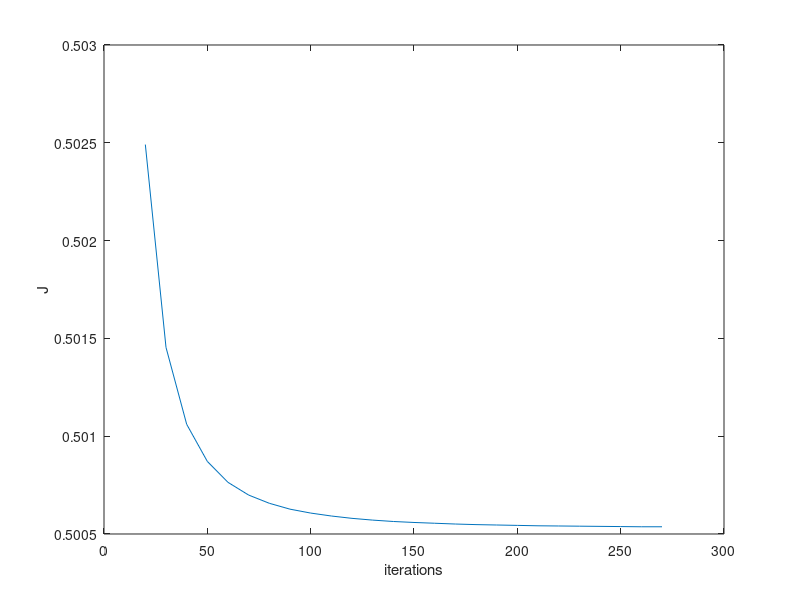

Here is the MATLAB script that generated this plot:
clc
clear all

%%
A = csvread('error.csv');
plot(A([1:end],1),A([1:end],2))
xlabel('iterations')
ylabel('||u-u_d||_2')


%%
A = csvread('cost.csv');
plot(A([2:end],1),A([2:end],2))
xlabel('iterations')
ylabel('J')